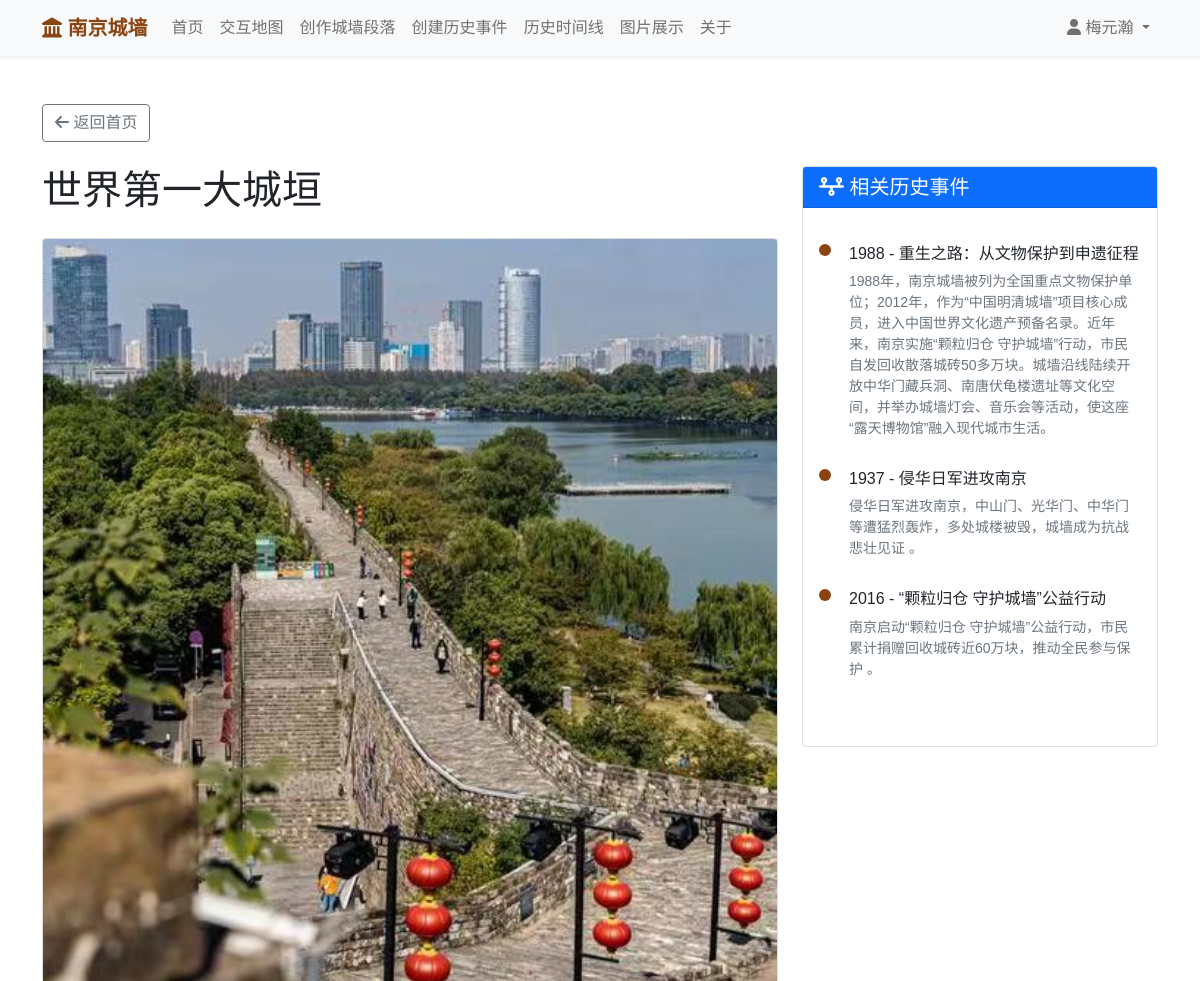
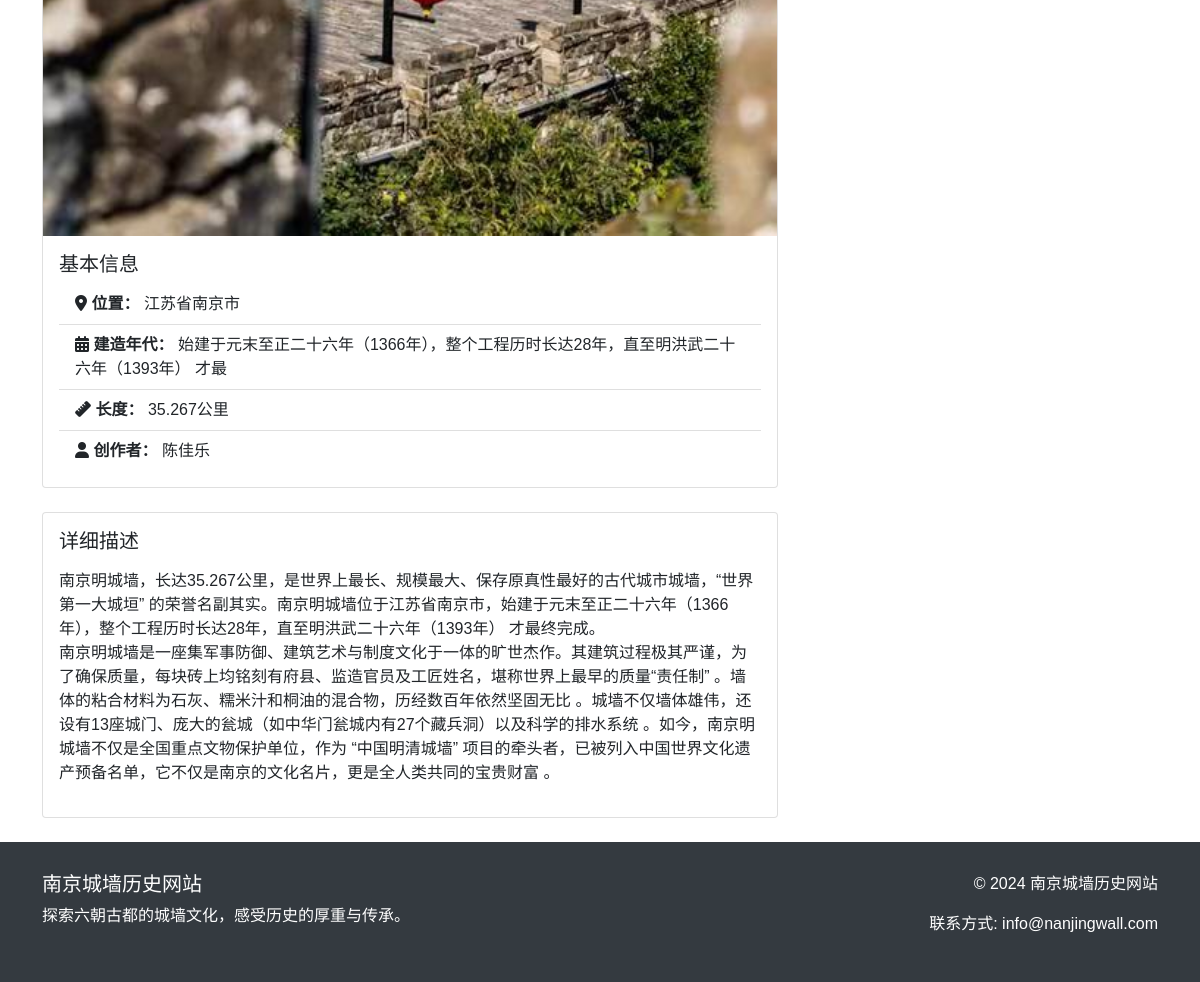
Screenshot of /section/8/ (signed in) with the database file from the repository (2 pictures, top to bottom).
### wall_app/models.py (models this page shows, shortened)
class WallSection(models.Model):
    user = models.ForeignKey(User, on_delete=models.CASCADE, verbose_name="贡献者", null=True, blank=True)
    name = models.CharField(max_length=100, verbose_name="段落名称")
    location = models.CharField(max_length=200, verbose_name="地理位置")
    built_year = models.CharField(max_length=50, verbose_name="建造年代")
    length = models.CharField(max_length=50, verbose_name="长度")
    description = models.TextField(verbose_name="详细描述")
    event = models.TextField(verbose_name="相关历史事件", null=True, blank=True)
    image = models.ImageField(upload_to='static/', verbose_name="图片", blank=True)
    created_at = models.DateTimeField(auto_now_add=True, verbose_name="创建时间")
    objects = models.Manager()  # 默认管理器
    class Meta:
        verbose_name = "城墙段落"
        verbose_name_plural = "城墙段落"

class HistoricalEvent(models.Model):
    title = models.CharField(max_length=200, verbose_name="事件标题")
    year = models.CharField(max_length=20, verbose_name="发生年份")
    description = models.TextField(verbose_name="事件描述")
    wall_section = models.ForeignKey(WallSection, on_delete=models.CASCADE,
                                     related_name='events', verbose_name="相关城墙段落")
    objects = models.Manager()  # 默认管理器
    class Meta:
        verbose_name = "历史事件"
        verbose_name_plural = "历史事件"

### wall_app/views.py (the view)
# urls.py: path('section/<int:section_id>/', views.section_detail, name='section_detail'),
def section_detail(request, section_id):
    section = WallSection.objects.get(id=section_id)
    events = HistoricalEvent.objects.filter(wall_section=section)
    return render(request, 'section_detail.html', {
        'section': section,
        'events': events
    })

### templates/section_detail.html (shortened to what this page needs)
{% extends 'base.html' %}
{% block content %}
<div class="container mt-5">
    <a href="{% url 'home' %}" class="btn btn-outline-secondary mb-4">
        <i class="fas fa-arrow-left"></i> 返回首页
    </a>
    <div class="row">
        <div class="col-md-8">
            <h1 class="mb-4">{{ section.name }}</h1>
            <div class="card mb-4">
                {% if section.image %}
                <img src="{{ section.image.url }}" class="card-img-top" alt="{{ section.name }}">
                {% endif %}
                <div class="card-body">
                    <h5 class="card-title">基本信息</h5>
                    <ul class="list-group list-group-flush">
                        <li class="list-group-item">
                            <strong><i class="fas fa-map-marker-alt"></i> 位置：</strong> {{ section.location }}
                        </li>
                        <li class="list-group-item">
                            <strong><i class="fas fa-calendar-alt"></i> 建造年代：</strong> {{ section.built_year }}
                        </li>
                        <li class="list-group-item">
                            <strong><i class="fas fa-ruler"></i> 长度：</strong> {{ section.length }}
                        </li>
                        <li class="list-group-item">
                            <strong><i class="fas fa-user"></i> 创作者：</strong> {{ section.user }}
                        </li>
                    </ul>
                </div>
            </div>
            <div class="card mb-4">
                <div class="card-body">
                    <h5 class="card-title">详细描述</h5>
                    <p class="card-text">{{ section.description|linebreaks }}</p>
                </div>
            </div>
        </div>
        <div class="col-md-4">
            <div class="card">
                <div class="card-header bg-primary text-white">
                    <h5 class="mb-0"><i class="fas fa-timeline"></i> 相关历史事件</h5>
                </div>
                <div class="card-body">
                    <div class="timeline">
                        {% for event in events %}
                        <div class="timeline-item">
                            <h6>{{ event.year }} - {{ event.title }}</h6>
                            <p class="text-muted small">{{ event.description }}</p>
                        </div>
                        {% empty %}
                        <p class="text-muted">暂无相关历史事件。</p>
                        {% endfor %}
                    </div>
                </div>
            </div>
        </div>
    </div>
</div>
{% endblock %}

### templates/base.html (shortened to what this page needs)
<!DOCTYPE html>
<html lang="zh-CN">
<head>
    <link href="https://cdn.jsdelivr.net/npm/bootstrap@5.1.3/dist/css/bootstrap.min.css" rel="stylesheet">
    <link rel="stylesheet" href="https://cdnjs.cloudflare.com/ajax/libs/font-awesome/6.0.0/css/all.min.css">
</head>
<body>
    <nav class="navbar navbar-expand-lg navbar-light bg-light shadow-sm navbar-fixed-top">
        <div class="container">
            <a class="navbar-brand" href="{% url 'home' %}">
                <i class="fas fa-landmark"></i> 南京城墙
            </a>
            <div class="collapse navbar-collapse" id="navbarNav">
                <ul class="navbar-nav me-auto">
                    {% if user.is_authenticated %}
                    <li class="nav-item">
                        <a class="nav-link" href="{% url 'home' %}">首页</a>
                    </li>
                    <li class="nav-item">
                        <a class="nav-link" href="{% url 'interactive_map' %}">交互地图</a>
                    </li>
                    <li class="nav-item">
                        <a class="nav-link" href="{% url 'create_contribution' %}">创作城墙段落</a>
                    </li>
                    <li class="nav-item">
                        <a class="nav-link" href="{% url 'create_historical_event' %}">创建历史事件</a>
                    </li>
                    <li class="nav-item">
                        <a class="nav-link" href="{% url 'history' %}">历史时间线</a>
                    </li>
                    <li class="nav-item">
                        <a class="nav-link" href="{% url 'picture_gallery' %}">图片展示</a>
                    </li>
                    <li class="nav-item">
                        <a class="nav-link" href="{% url 'about_page' %}">关于</a>
                    </li>
                    {% endif %}
                </ul>
                <ul class="navbar-nav">
                    {% if user.is_authenticated %}
                        <li class="nav-item dropdown">
                            <a class="nav-link dropdown-toggle" href="#" id="userDropdown" role="button" data-bs-toggle="dropdown">
                                <i class="fas fa-user"></i> {{ user.username }}
                            </a>
                        </li>
                    {% endif %}
                </ul>
            </div>
        </div>
    </nav>
    <main>
        {% block content %}{% endblock %}
    </main>
    <footer class="footer">
        <div class="container">
            <div class="row">
                <div class="col-md-6">
                    <h5>南京城墙历史网站</h5>
                    <p>探索六朝古都的城墙文化，感受历史的厚重与传承。</p>
                </div>
                <div class="col-md-6 text-end">
                    <p>© 2024 南京城墙历史网站</p>
                    <p>联系方式: info@nanjingwall.com</p>
                </div>
            </div>
        </div>
    </footer>
</body>
</html>

### templates/base.html (style rules this page uses)
body { font-family: 'Microsoft YaHei', sans-serif; }
.navbar-brand { font-weight: bold; color: #8B4513 !important; }
.footer { background-color: #343a40; color: white; padding: 30px 0; position: relative; bottom: 0; width: 100%; z-index: 3000; }
.timeline { position: relative; padding: 20px 0; }
.timeline-item { margin-bottom: 30px; padding-left: 30px; position: relative; }
.timeline-item:before { content: ''; position: absolute; left: 0; top: 0; width: 12px; height: 12px; background: #8B4513; border-radius: 50%; }
.navbar-fixed-top { position:relative; top: 0; width: 100%; z-index: 1030; }

### rows the page displays
WallSection: name "世界第一大城垣", image (picture), location "江苏省南京市", built_year "始建于元末至正二十六年（1366年），整个工程历时长达28年，直至明洪武二十六年（1393年） 才最", length "35.267公里", user "陈佳乐", description "南京明城墙，长达35.267公里，是世界上最长、规模最大、保存原真性最好的古代城市城墙，“世界第一大城垣” 的荣誉名副其实。南京明城墙位于江苏省南京市，始建于元末至正二十六年（1366年），整个工程历时长达28年，直至明洪武二十六年（1393年） 才最终完成。 南京明城墙是一座集军事防御、建筑艺术与制度文化于一体的旷世杰作。其建筑过程极其严谨，为了确保质量，每块砖上均铭刻有府县、监造官员及工匠姓名，堪称世界上最早的质量“责任制” 。墙体的粘合材料为石灰、糯米汁和桐油的混合物，历经数百年依然坚固无比 。城墙不仅墙体雄伟，还设有13座城门、庞大的瓮城（如中华门瓮城内有27个藏兵洞）以及科学的排水系统 。如今，南京明城墙不仅是全国重点文物保护单位，作为 “中国明清城墙” 项目的牵头者，已被列入中国世界文化遗产预备名单，它不仅是南京的文化名片，更是全人类共同的宝贵财富 。"
HistoricalEvent: year "1988", title "重生之路：从文物保护到申遗征程", description "1988年，南京城墙被列为全国重点文物保护单位；2012年，作为“中国明清城墙”项目核心成员，进入中国世界文化遗产预备名录。近年来，南京实施“颗粒归仓 守护城墙”行动，市民自发回收散落城砖50多万块。城墙沿线陆续开放中华门藏兵洞、南唐伏龟楼遗址等文化空间，并举办城墙灯会、音乐会等活动，使这座“露天博物馆”融入现代城市生活。"
HistoricalEvent: year "1937", title "侵华日军进攻南京", description "侵华日军进攻南京，中山门、光华门、中华门等遭猛烈轰炸，多处城楼被毁，城墙成为抗战悲壮见证 。"
HistoricalEvent: year "2016", title "“颗粒归仓 守护城墙”公益行动", description "南京启动“颗粒归仓 守护城墙”公益行动，市民累计捐赠回收城砖近60万块，推动全民参与保护 。"

### other values shown
{{ user.username }} "梅元瀚"
